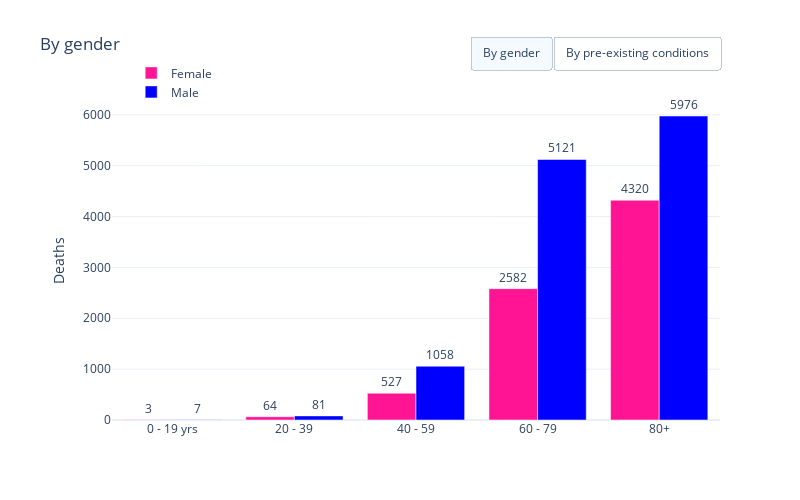

The code cell stored with this chart in its notebook:
### Markdown cell above
## COVID-19 England total deaths by age group and gender or pre-existing condition

### Code cell
# Now let´s work with the gender

# We remove the rows that we are not interested
df_gender.drop(df_gender.index[[0,1,2,3,4,5,6,7,8,9,10,11,12,13,15,16,22]], inplace=True)

# And now we drop all columns with NaN
df_gender.dropna(axis=1, how='any', inplace= True)

# Now we reset the index, so it doesn´t start from 14
df_gender = df_gender.reset_index(drop=True)


# And now we change the name of the columns for the 1st row
df_gender.columns = df_gender.iloc[0]

# Now we drop the 1st row (as now it is the name of the columns)
df_gender = df_gender.drop(df_region.index[0])

# And now we reset the index, so it starts from 0
df_gender = df_gender.reset_index(drop=True)

# Now let´s do the same for underlying conditions
# We remove the rows that we are not interested
df_condition.drop(df_condition.index[[0,1,2,3,4,5,6,7,8,9,10,11,12,13,15,16,22]], inplace=True)

# And now we drop all columns with NaN
df_condition.dropna(axis=1, how='any', inplace= True)

# Now we reset the index, so it doesn´t start from 14
df_condition = df_condition.reset_index(drop=True)


# And now we change the name of the columns for the 1st row
df_condition.columns = df_condition.iloc[0]

# Now we drop the 1st row (as now it is the name of the columns)
df_condition = df_condition.drop(df_region.index[0])

# And now we reset the index, so it starts from 0
df_condition = df_condition.reset_index(drop=True)


fig = go.Figure()
#fig.add_trace(go.Scatter(x=df_region2_t["Date"], y=df_region2_t["Cum England"],
                   # line=dict(color='tomato', width=3),
                   # mode='lines+markers',
                   # name='England'))
fig.add_trace(go.Bar(
    x=df_gender["Age group"],
    y=df_gender['Female'],
    name='Female',
    marker_color='deeppink',
    text = df_gender['Female'],
    textposition = 'outside'))

fig.add_trace(go.Bar(
    x=df_gender["Age group"],
    y=df_gender['Male'],
    name='Male',
    marker_color='blue',
    text = df_gender['Male'],
    textposition = 'outside'))



fig.add_trace(go.Bar(
    x=df_condition["Age group"],
    y=df_condition['Yes'],
    name='Pre-existing condition',
    marker_color='steelblue',
    text = df_condition['Yes'],
    textposition = 'outside',
    visible = False))

fig.add_trace(go.Bar(
    x=df_condition["Age group"],
    y=df_condition['No'],
    name='No pre-existing condition',
    marker_color='mediumaquamarine',
    text = df_condition['No'],
    textposition = 'outside',
    visible = False))


fig.update_layout(
    updatemenus=[
        dict(
            type="buttons",
            direction="right",
            active=0,
            x=1,
            y=1.2,
            buttons=list([
                dict(label="By gender",
                     method="update",
                     args=[{"visible": [True, True, False, False]},
                           {"title": "By gender"}]),
                dict(label="By pre-existing conditions",
                     method="update",
                     args=[{"visible": [False, False, True, True]},
                           {"title": "By pre-existing conditions"}]),
            ]),
        )
    ])

# Set title
fig.update_layout(
    title_text="By gender",
    xaxis_domain=[0.05, 1.0],
    yaxis_title = "Deaths", width=800, height=500, legend=dict(x=.080, y=1.13),
    legend_bgcolor = "rgba(0,0,0,0)"
    
)

fig.show()

### Figure 1 — Plotly figure (JSON) as saved in the notebook; plotly's stock layout.template omitted (floating-point values rounded to 4 significant figures)
{"data": [{"marker": {"color": "deeppink"}, "name": "Female", "text": [3, 64, 527, 2582, 4320], "textposition": "outside", "type": "bar", "x": ["0 - 19 yrs", "20 - 39", "40 - 59", "60 - 79", "80+"], "y": [3, 64, 527, 2582, 4320]}, {"marker": {"color": "blue"}, "name": "Male", "text": [7, 81, 1058, 5121, 5976], "textposition": "outside", "type": "bar", "x": ["0 - 19 yrs", "20 - 39", "40 - 59", "60 - 79", "80+"], "y": [7, 81, 1058, 5121, 5976]}, {"marker": {"color": "steelblue"}, "name": "Pre-existing condition", "text": [7, 117, 1401, 7270, 9925], "textposition": "outside", "type": "bar", "visible": false, "x": ["0 - 19 yrs", "20 - 39", "40 - 59", "60 - 79", "80+"], "y": [7, 117, 1401, 7270, 9925]}, {"marker": {"color": "mediumaquamarine"}, "name": "No pre-existing condition", "text": [3, 28, 184, 433, 372], "textposition": "outside", "type": "bar", "visible": false, "x": ["0 - 19 yrs", "20 - 39", "40 - 59", "60 - 79", "80+"], "y": [3, 28, 184, 433, 372]}], "layout": {"height": 500, "legend": {"bgcolor": "rgba(0,0,0,0)", "x": 0.08, "y": 1.13}, "title": {"text": "By gender"}, "updatemenus": [{"active": 0, "buttons": [{"args": [{"visible": [true, true, false, false]}, {"title": "By gender"}], "label": "By gender", "method": "update"}, {"args": [{"visible": [false, false, true, true]}, {"title": "By pre-existing conditions"}], "label": "By pre-existing conditions", "method": "update"}], "direction": "right", "type": "buttons", "x": 1, "y": 1.2}], "width": 800, "xaxis": {"domain": [0.05, 1]}, "yaxis": {"title": {"text": "Deaths"}}}}
